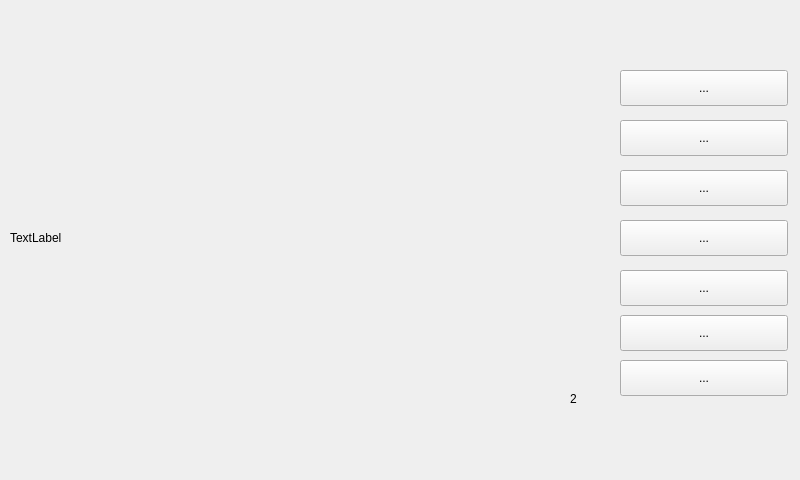
<?xml version="1.0" encoding="UTF-8"?>
<ui version="4.0">
 <class>InteHomeFurn</class>
 <widget class="QWidget" name="InteHomeFurn">
  <property name="geometry">
   <rect>
    <x>0</x>
    <y>0</y>
    <width>800</width>
    <height>480</height>
   </rect>
  </property>
  <property name="windowTitle">
   <string>Form</string>
  </property>
  <widget class="QToolButton" name="toolButton">
   <property name="geometry">
    <rect>
     <x>620</x>
     <y>70</y>
     <width>168</width>
     <height>36</height>
    </rect>
   </property>
   <property name="text">
    <string>...</string>
   </property>
  </widget>
  <widget class="QToolButton" name="toolButton_2">
   <property name="geometry">
    <rect>
     <x>620</x>
     <y>120</y>
     <width>168</width>
     <height>36</height>
    </rect>
   </property>
   <property name="text">
    <string>...</string>
   </property>
  </widget>
  <widget class="QToolButton" name="toolButton_3">
   <property name="geometry">
    <rect>
     <x>620</x>
     <y>170</y>
     <width>168</width>
     <height>36</height>
    </rect>
   </property>
   <property name="text">
    <string>...</string>
   </property>
  </widget>
  <widget class="QToolButton" name="toolButton_4">
   <property name="geometry">
    <rect>
     <x>620</x>
     <y>220</y>
     <width>168</width>
     <height>36</height>
    </rect>
   </property>
   <property name="text">
    <string>...</string>
   </property>
  </widget>
  <widget class="QToolButton" name="toolButton_5">
   <property name="geometry">
    <rect>
     <x>620</x>
     <y>270</y>
     <width>168</width>
     <height>36</height>
    </rect>
   </property>
   <property name="text">
    <string>...</string>
   </property>
  </widget>
  <widget class="QToolButton" name="toolButton_6">
   <property name="geometry">
    <rect>
     <x>620</x>
     <y>315</y>
     <width>168</width>
     <height>36</height>
    </rect>
   </property>
   <property name="text">
    <string>...</string>
   </property>
  </widget>
  <widget class="QToolButton" name="toolButton_7">
   <property name="geometry">
    <rect>
     <x>620</x>
     <y>360</y>
     <width>168</width>
     <height>36</height>
    </rect>
   </property>
   <property name="text">
    <string>...</string>
   </property>
  </widget>
  <widget class="QStackedWidget" name="stackedWidget">
   <property name="geometry">
    <rect>
     <x>10</x>
     <y>60</y>
     <width>587</width>
     <height>356</height>
    </rect>
   </property>
   <property name="frameShape">
    <enum>QFrame::NoFrame</enum>
   </property>
   <property name="currentIndex">
    <number>1</number>
   </property>
   <widget class="QWidget" name="page">
    <widget class="QLabel" name="label">
     <property name="geometry">
      <rect>
       <x>550</x>
       <y>330</y>
       <width>21</width>
       <height>17</height>
      </rect>
     </property>
     <property name="text">
      <string>1</string>
     </property>
    </widget>
    <widget class="QLabel" name="label_7">
     <property name="geometry">
      <rect>
       <x>0</x>
       <y>0</y>
       <width>587</width>
       <height>356</height>
      </rect>
     </property>
     <property name="text">
      <string>TextLabel</string>
     </property>
    </widget>
   </widget>
   <widget class="QWidget" name="page_2">
    <widget class="QLabel" name="label_2">
     <property name="geometry">
      <rect>
       <x>560</x>
       <y>330</y>
       <width>21</width>
       <height>17</height>
      </rect>
     </property>
     <property name="text">
      <string>2</string>
     </property>
    </widget>
    <widget class="QLabel" name="label_8">
     <property name="geometry">
      <rect>
       <x>0</x>
       <y>0</y>
       <width>587</width>
       <height>356</height>
      </rect>
     </property>
     <property name="text">
      <string>TextLabel</string>
     </property>
    </widget>
    <widget class="QLabel" name="sunLabel">
     <property name="geometry">
      <rect>
       <x>170</x>
       <y>156</y>
       <width>120</width>
       <height>25</height>
      </rect>
     </property>
     <property name="text">
      <string/>
     </property>
    </widget>
    <widget class="QLabel" name="paLabel">
     <property name="geometry">
      <rect>
       <x>170</x>
       <y>237</y>
       <width>120</width>
       <height>25</height>
      </rect>
     </property>
     <property name="text">
      <string/>
     </property>
    </widget>
    <widget class="QLabel" name="tempLabel">
     <property name="geometry">
      <rect>
       <x>170</x>
       <y>75</y>
       <width>120</width>
       <height>25</height>
      </rect>
     </property>
     <property name="text">
      <string/>
     </property>
    </widget>
    <widget class="QLabel" name="tempValLabel1">
     <property name="geometry">
      <rect>
       <x>450</x>
       <y>80</y>
       <width>100</width>
       <height>25</height>
      </rect>
     </property>
     <property name="text">
      <string/>
     </property>
    </widget>
    <widget class="QLabel" name="sunValLabel1">
     <property name="geometry">
      <rect>
       <x>450</x>
       <y>158</y>
       <width>100</width>
       <height>25</height>
      </rect>
     </property>
     <property name="text">
      <string/>
     </property>
    </widget>
    <widget class="QLabel" name="rainLabel">
     <property name="geometry">
      <rect>
       <x>170</x>
       <y>276</y>
       <width>120</width>
       <height>25</height>
      </rect>
     </property>
     <property name="text">
      <string/>
     </property>
    </widget>
    <widget class="QLabel" name="humLabel">
     <property name="geometry">
      <rect>
       <x>170</x>
       <y>113</y>
       <width>120</width>
       <height>25</height>
      </rect>
     </property>
     <property name="text">
      <string/>
     </property>
    </widget>
    <widget class="QLabel" name="airLabel">
     <property name="geometry">
      <rect>
       <x>170</x>
       <y>196</y>
       <width>120</width>
       <height>25</height>
      </rect>
     </property>
     <property name="text">
      <string/>
     </property>
    </widget>
    <widget class="QLabel" name="humValLabel1">
     <property name="geometry">
      <rect>
       <x>450</x>
       <y>117</y>
       <width>100</width>
       <height>25</height>
      </rect>
     </property>
     <property name="text">
      <string/>
     </property>
    </widget>
    <widget class="QLabel" name="fireLabel">
     <property name="geometry">
      <rect>
       <x>170</x>
       <y>314</y>
       <width>120</width>
       <height>25</height>
      </rect>
     </property>
     <property name="text">
      <string/>
     </property>
    </widget>
   </widget>
   <widget class="QWidget" name="page_3">
    <widget class="QLabel" name="label_3">
     <property name="geometry">
      <rect>
       <x>550</x>
       <y>330</y>
       <width>21</width>
       <height>17</height>
      </rect>
     </property>
     <property name="text">
      <string>3</string>
     </property>
    </widget>
    <widget class="QLabel" name="label_9">
     <property name="geometry">
      <rect>
       <x>0</x>
       <y>0</y>
       <width>587</width>
       <height>356</height>
      </rect>
     </property>
     <property name="text">
      <string>TextLabel</string>
     </property>
    </widget>
    <widget class="QLabel" name="gasLabel">
     <property name="geometry">
      <rect>
       <x>170</x>
       <y>82</y>
       <width>100</width>
       <height>25</height>
      </rect>
     </property>
     <property name="text">
      <string/>
     </property>
    </widget>
    <widget class="QLabel" name="manLabel">
     <property name="geometry">
      <rect>
       <x>170</x>
       <y>235</y>
       <width>100</width>
       <height>25</height>
      </rect>
     </property>
     <property name="text">
      <string/>
     </property>
    </widget>
    <widget class="QLabel" name="doorLabel">
     <property name="geometry">
      <rect>
       <x>170</x>
       <y>288</y>
       <width>100</width>
       <height>25</height>
      </rect>
     </property>
     <property name="text">
      <string/>
     </property>
    </widget>
    <widget class="QLabel" name="smogLabel">
     <property name="geometry">
      <rect>
       <x>170</x>
       <y>136</y>
       <width>100</width>
       <height>25</height>
      </rect>
     </property>
     <property name="text">
      <string/>
     </property>
    </widget>
    <widget class="QLabel" name="fengshanLabel">
     <property name="geometry">
      <rect>
       <x>380</x>
       <y>100</y>
       <width>70</width>
       <height>70</height>
      </rect>
     </property>
     <property name="frameShape">
      <enum>QFrame::WinPanel</enum>
     </property>
     <property name="text">
      <string>TextLabel</string>
     </property>
    </widget>
    <widget class="QLabel" name="yuyinLabel">
     <property name="geometry">
      <rect>
       <x>350</x>
       <y>250</y>
       <width>130</width>
       <height>55</height>
      </rect>
     </property>
     <property name="text">
      <string>TextLabel</string>
     </property>
    </widget>
    <zorder>label_9</zorder>
    <zorder>label_3</zorder>
    <zorder>gasLabel</zorder>
    <zorder>manLabel</zorder>
    <zorder>doorLabel</zorder>
    <zorder>smogLabel</zorder>
    <zorder>fengshanLabel</zorder>
    <zorder>yuyinLabel</zorder>
   </widget>
   <widget class="QWidget" name="page_4">
    <widget class="QLabel" name="label_4">
     <property name="geometry">
      <rect>
       <x>560</x>
       <y>330</y>
       <width>21</width>
       <height>17</height>
      </rect>
     </property>
     <property name="text">
      <string>4</string>
     </property>
    </widget>
    <widget class="QLabel" name="label_10">
     <property name="geometry">
      <rect>
       <x>0</x>
       <y>0</y>
       <width>587</width>
       <height>356</height>
      </rect>
     </property>
     <property name="text">
      <string>TextLabel</string>
     </property>
    </widget>
    <widget class="QGroupBox" name="groupBox_6">
     <property name="geometry">
      <rect>
       <x>20</x>
       <y>260</y>
       <width>181</width>
       <height>81</height>
      </rect>
     </property>
     <property name="title">
      <string>强电设备1</string>
     </property>
     <widget class="QToolButton" name="powerCloseTB1">
      <property name="geometry">
       <rect>
        <x>100</x>
        <y>20</y>
        <width>75</width>
        <height>25</height>
       </rect>
      </property>
      <property name="text">
       <string>强电设备1关闭</string>
      </property>
     </widget>
     <widget class="QToolButton" name="powerOpenTB1">
      <property name="geometry">
       <rect>
        <x>20</x>
        <y>20</y>
        <width>75</width>
        <height>25</height>
       </rect>
      </property>
      <property name="text">
       <string>强电设备1打开</string>
      </property>
     </widget>
     <widget class="QLabel" name="powerLabel1">
      <property name="geometry">
       <rect>
        <x>10</x>
        <y>50</y>
        <width>171</width>
        <height>20</height>
       </rect>
      </property>
      <property name="text">
       <string/>
      </property>
     </widget>
    </widget>
    <widget class="QGroupBox" name="groupBox_7">
     <property name="geometry">
      <rect>
       <x>200</x>
       <y>260</y>
       <width>181</width>
       <height>81</height>
      </rect>
     </property>
     <property name="title">
      <string>强电设备2</string>
     </property>
     <widget class="QLabel" name="powerLabel2">
      <property name="geometry">
       <rect>
        <x>10</x>
        <y>50</y>
        <width>171</width>
        <height>20</height>
       </rect>
      </property>
      <property name="text">
       <string/>
      </property>
     </widget>
     <widget class="QToolButton" name="powerOpenTB2">
      <property name="geometry">
       <rect>
        <x>20</x>
        <y>20</y>
        <width>75</width>
        <height>25</height>
       </rect>
      </property>
      <property name="text">
       <string>强电设备2打开</string>
      </property>
     </widget>
     <widget class="QToolButton" name="powerCloseTB2">
      <property name="geometry">
       <rect>
        <x>100</x>
        <y>20</y>
        <width>75</width>
        <height>25</height>
       </rect>
      </property>
      <property name="text">
       <string>强电设备2关闭</string>
      </property>
     </widget>
    </widget>
    <widget class="QGroupBox" name="groupBox">
     <property name="geometry">
      <rect>
       <x>20</x>
       <y>50</y>
       <width>110</width>
       <height>190</height>
      </rect>
     </property>
     <property name="autoFillBackground">
      <bool>false</bool>
     </property>
     <property name="title">
      <string>红外设备</string>
     </property>
     <property name="flat">
      <bool>false</bool>
     </property>
     <property name="checkable">
      <bool>false</bool>
     </property>
     <widget class="QWidget" name="layoutWidget">
      <property name="geometry">
       <rect>
        <x>13</x>
        <y>23</y>
        <width>84</width>
        <height>164</height>
       </rect>
      </property>
      <layout class="QVBoxLayout" name="verticalLayout_12">
       <item>
        <widget class="QRadioButton" name="projectorRB">
         <property name="text">
          <string>投影机</string>
         </property>
        </widget>
       </item>
       <item>
        <widget class="QRadioButton" name="televisionRB">
         <property name="text">
          <string>电视机</string>
         </property>
        </widget>
       </item>
       <item>
        <widget class="QRadioButton" name="aircondfanRB">
         <property name="text">
          <string>空调扇</string>
         </property>
        </widget>
       </item>
       <item>
        <widget class="QRadioButton" name="aircondRB">
         <property name="text">
          <string>空调</string>
         </property>
        </widget>
       </item>
       <item>
        <widget class="QRadioButton" name="speakerRB">
         <property name="text">
          <string>音箱</string>
         </property>
        </widget>
       </item>
       <item>
        <widget class="QRadioButton" name="DVDplayerRB">
         <property name="text">
          <string>DVD</string>
         </property>
        </widget>
       </item>
      </layout>
     </widget>
    </widget>
    <widget class="QStackedWidget" name="stackedWidget_2">
     <property name="geometry">
      <rect>
       <x>150</x>
       <y>50</y>
       <width>220</width>
       <height>190</height>
      </rect>
     </property>
     <property name="acceptDrops">
      <bool>false</bool>
     </property>
     <property name="autoFillBackground">
      <bool>false</bool>
     </property>
     <property name="frameShape">
      <enum>QFrame::Box</enum>
     </property>
     <property name="currentIndex">
      <number>1</number>
     </property>
     <widget class="QWidget" name="projectorPage1">
      <widget class="QLabel" name="pagelabel1">
       <property name="geometry">
        <rect>
         <x>200</x>
         <y>170</y>
         <width>20</width>
         <height>20</height>
        </rect>
       </property>
       <property name="text">
        <string>1</string>
       </property>
      </widget>
      <widget class="QToolButton" name="P1_openTB">
       <property name="geometry">
        <rect>
         <x>30</x>
         <y>80</y>
         <width>70</width>
         <height>25</height>
        </rect>
       </property>
       <property name="text">
        <string>开</string>
       </property>
      </widget>
      <widget class="QToolButton" name="P1_closeTB">
       <property name="geometry">
        <rect>
         <x>120</x>
         <y>80</y>
         <width>71</width>
         <height>25</height>
        </rect>
       </property>
       <property name="text">
        <string>关</string>
       </property>
      </widget>
     </widget>
     <widget class="QWidget" name="televisionPage2">
      <widget class="QLabel" name="pagelabel2">
       <property name="geometry">
        <rect>
         <x>200</x>
         <y>170</y>
         <width>20</width>
         <height>20</height>
        </rect>
       </property>
       <property name="text">
        <string>2</string>
       </property>
      </widget>
      <widget class="QToolButton" name="P2_openTB">
       <property name="geometry">
        <rect>
         <x>30</x>
         <y>30</y>
         <width>75</width>
         <height>25</height>
        </rect>
       </property>
       <property name="text">
        <string>开</string>
       </property>
      </widget>
      <widget class="QToolButton" name="P2_closeTB">
       <property name="geometry">
        <rect>
         <x>120</x>
         <y>30</y>
         <width>75</width>
         <height>25</height>
        </rect>
       </property>
       <property name="text">
        <string>关</string>
       </property>
      </widget>
      <widget class="QToolButton" name="P2_addsoundTB">
       <property name="geometry">
        <rect>
         <x>30</x>
         <y>65</y>
         <width>75</width>
         <height>25</height>
        </rect>
       </property>
       <property name="text">
        <string>音量+</string>
       </property>
      </widget>
      <widget class="QToolButton" name="P2_redusoundTB">
       <property name="geometry">
        <rect>
         <x>120</x>
         <y>65</y>
         <width>75</width>
         <height>25</height>
        </rect>
       </property>
       <property name="text">
        <string>音量-</string>
       </property>
      </widget>
      <widget class="QToolButton" name="P2_AVtypeTB">
       <property name="geometry">
        <rect>
         <x>50</x>
         <y>100</y>
         <width>120</width>
         <height>25</height>
        </rect>
       </property>
       <property name="text">
        <string>AV模式</string>
       </property>
      </widget>
      <widget class="QToolButton" name="P2_addchannelTB">
       <property name="geometry">
        <rect>
         <x>30</x>
         <y>135</y>
         <width>75</width>
         <height>25</height>
        </rect>
       </property>
       <property name="text">
        <string>频道+</string>
       </property>
      </widget>
      <widget class="QToolButton" name="P2_reduchannelTB">
       <property name="geometry">
        <rect>
         <x>120</x>
         <y>135</y>
         <width>75</width>
         <height>25</height>
        </rect>
       </property>
       <property name="text">
        <string>频道-</string>
       </property>
      </widget>
     </widget>
     <widget class="QWidget" name="aircondfanPage3">
      <widget class="QLabel" name="pagelabel3">
       <property name="geometry">
        <rect>
         <x>200</x>
         <y>170</y>
         <width>20</width>
         <height>20</height>
        </rect>
       </property>
       <property name="text">
        <string>3</string>
       </property>
      </widget>
      <widget class="QToolButton" name="P3_openTB">
       <property name="geometry">
        <rect>
         <x>30</x>
         <y>50</y>
         <width>75</width>
         <height>25</height>
        </rect>
       </property>
       <property name="text">
        <string>开</string>
       </property>
      </widget>
      <widget class="QToolButton" name="P3_closeTB">
       <property name="geometry">
        <rect>
         <x>120</x>
         <y>50</y>
         <width>75</width>
         <height>25</height>
        </rect>
       </property>
       <property name="text">
        <string>关</string>
       </property>
      </widget>
      <widget class="QToolButton" name="P3_windspeedTB">
       <property name="geometry">
        <rect>
         <x>30</x>
         <y>100</y>
         <width>75</width>
         <height>25</height>
        </rect>
       </property>
       <property name="text">
        <string>风速</string>
       </property>
      </widget>
      <widget class="QToolButton" name="P3_winddireTB">
       <property name="geometry">
        <rect>
         <x>120</x>
         <y>100</y>
         <width>75</width>
         <height>25</height>
        </rect>
       </property>
       <property name="text">
        <string>风向</string>
       </property>
      </widget>
     </widget>
     <widget class="QWidget" name="aircondfPage4">
      <widget class="QLabel" name="pagelabel4">
       <property name="geometry">
        <rect>
         <x>200</x>
         <y>170</y>
         <width>20</width>
         <height>20</height>
        </rect>
       </property>
       <property name="text">
        <string>4</string>
       </property>
      </widget>
      <widget class="QToolButton" name="P4_openTB">
       <property name="geometry">
        <rect>
         <x>30</x>
         <y>40</y>
         <width>75</width>
         <height>25</height>
        </rect>
       </property>
       <property name="text">
        <string>开</string>
       </property>
      </widget>
      <widget class="QToolButton" name="P4_closeTB">
       <property name="geometry">
        <rect>
         <x>120</x>
         <y>40</y>
         <width>75</width>
         <height>25</height>
        </rect>
       </property>
       <property name="text">
        <string>关</string>
       </property>
      </widget>
      <widget class="QToolButton" name="P4_presetTB">
       <property name="geometry">
        <rect>
         <x>60</x>
         <y>75</y>
         <width>120</width>
         <height>25</height>
        </rect>
       </property>
       <property name="text">
        <string>预设温度</string>
       </property>
      </widget>
      <widget class="QToolButton" name="P4_windspeedTB">
       <property name="geometry">
        <rect>
         <x>30</x>
         <y>110</y>
         <width>75</width>
         <height>25</height>
        </rect>
       </property>
       <property name="text">
        <string>风速</string>
       </property>
      </widget>
      <widget class="QToolButton" name="P4_winddireTB">
       <property name="geometry">
        <rect>
         <x>120</x>
         <y>110</y>
         <width>75</width>
         <height>25</height>
        </rect>
       </property>
       <property name="text">
        <string>风向</string>
       </property>
      </widget>
     </widget>
     <widget class="QWidget" name="speakerPage5">
      <widget class="QLabel" name="pagelabel5">
       <property name="geometry">
        <rect>
         <x>200</x>
         <y>170</y>
         <width>20</width>
         <height>20</height>
        </rect>
       </property>
       <property name="text">
        <string>5</string>
       </property>
      </widget>
      <widget class="QToolButton" name="P5_openTB">
       <property name="geometry">
        <rect>
         <x>30</x>
         <y>50</y>
         <width>75</width>
         <height>25</height>
        </rect>
       </property>
       <property name="text">
        <string>开</string>
       </property>
      </widget>
      <widget class="QToolButton" name="P5_closeTB">
       <property name="geometry">
        <rect>
         <x>120</x>
         <y>50</y>
         <width>75</width>
         <height>25</height>
        </rect>
       </property>
       <property name="text">
        <string>关</string>
       </property>
      </widget>
      <widget class="QToolButton" name="P5_addsoundTB">
       <property name="geometry">
        <rect>
         <x>30</x>
         <y>100</y>
         <width>75</width>
         <height>25</height>
        </rect>
       </property>
       <property name="text">
        <string>音量+</string>
       </property>
      </widget>
      <widget class="QToolButton" name="P5_redusoundTB">
       <property name="geometry">
        <rect>
         <x>120</x>
         <y>100</y>
         <width>75</width>
         <height>25</height>
        </rect>
       </property>
       <property name="text">
        <string>音量-</string>
       </property>
      </widget>
     </widget>
     <widget class="QWidget" name="DVDplayerPage6">
      <widget class="QLabel" name="pagelabel6">
       <property name="geometry">
        <rect>
         <x>200</x>
         <y>170</y>
         <width>20</width>
         <height>20</height>
        </rect>
       </property>
       <property name="text">
        <string>6</string>
       </property>
      </widget>
      <widget class="QToolButton" name="P6_oporclTB">
       <property name="geometry">
        <rect>
         <x>50</x>
         <y>20</y>
         <width>120</width>
         <height>25</height>
        </rect>
       </property>
       <property name="text">
        <string>开/关</string>
       </property>
      </widget>
      <widget class="QToolButton" name="P6_addsoundTB">
       <property name="geometry">
        <rect>
         <x>30</x>
         <y>55</y>
         <width>75</width>
         <height>25</height>
        </rect>
       </property>
       <property name="text">
        <string>音量+</string>
       </property>
      </widget>
      <widget class="QToolButton" name="P6_redusoundTB">
       <property name="geometry">
        <rect>
         <x>120</x>
         <y>55</y>
         <width>75</width>
         <height>25</height>
        </rect>
       </property>
       <property name="text">
        <string>音量-</string>
       </property>
      </widget>
      <widget class="QToolButton" name="P6_intooroutTB">
       <property name="geometry">
        <rect>
         <x>50</x>
         <y>85</y>
         <width>120</width>
         <height>25</height>
        </rect>
       </property>
       <property name="text">
        <string>进/出仓</string>
       </property>
      </widget>
      <widget class="QToolButton" name="P6_playorpauseTB">
       <property name="geometry">
        <rect>
         <x>50</x>
         <y>115</y>
         <width>120</width>
         <height>25</height>
        </rect>
       </property>
       <property name="text">
        <string>播放/暂停</string>
       </property>
      </widget>
      <widget class="QToolButton" name="P6_fastforwardTB">
       <property name="geometry">
        <rect>
         <x>30</x>
         <y>145</y>
         <width>75</width>
         <height>25</height>
        </rect>
       </property>
       <property name="text">
        <string>快进</string>
       </property>
      </widget>
      <widget class="QToolButton" name="P6_rewindTB">
       <property name="geometry">
        <rect>
         <x>120</x>
         <y>145</y>
         <width>75</width>
         <height>25</height>
        </rect>
       </property>
       <property name="text">
        <string>快退</string>
       </property>
      </widget>
     </widget>
    </widget>
    <widget class="QGroupBox" name="groupBox_4">
     <property name="geometry">
      <rect>
       <x>400</x>
       <y>190</y>
       <width>161</width>
       <height>51</height>
      </rect>
     </property>
     <property name="title">
      <string/>
     </property>
     <widget class="QToolButton" name="addlightTB">
      <property name="geometry">
       <rect>
        <x>60</x>
        <y>10</y>
        <width>30</width>
        <height>30</height>
       </rect>
      </property>
      <property name="minimumSize">
       <size>
        <width>30</width>
        <height>30</height>
       </size>
      </property>
      <property name="maximumSize">
       <size>
        <width>30</width>
        <height>30</height>
       </size>
      </property>
      <property name="text">
       <string>+</string>
      </property>
     </widget>
     <widget class="QToolButton" name="redulightTB">
      <property name="geometry">
       <rect>
        <x>110</x>
        <y>10</y>
        <width>30</width>
        <height>30</height>
       </rect>
      </property>
      <property name="minimumSize">
       <size>
        <width>30</width>
        <height>30</height>
       </size>
      </property>
      <property name="maximumSize">
       <size>
        <width>30</width>
        <height>30</height>
       </size>
      </property>
      <property name="text">
       <string>-</string>
      </property>
     </widget>
     <widget class="QLabel" name="label_29">
      <property name="geometry">
       <rect>
        <x>20</x>
        <y>14</y>
        <width>41</width>
        <height>21</height>
       </rect>
      </property>
      <property name="text">
       <string>调光</string>
      </property>
     </widget>
    </widget>
    <widget class="QGroupBox" name="groupBox_2">
     <property name="geometry">
      <rect>
       <x>400</x>
       <y>50</y>
       <width>161</width>
       <height>141</height>
      </rect>
     </property>
     <property name="title">
      <string/>
     </property>
     <widget class="QToolButton" name="equipcloseTB">
      <property name="geometry">
       <rect>
        <x>77</x>
        <y>40</y>
        <width>75</width>
        <height>25</height>
       </rect>
      </property>
      <property name="text">
       <string>设备关</string>
      </property>
     </widget>
     <widget class="QToolButton" name="equipopenTB">
      <property name="geometry">
       <rect>
        <x>77</x>
        <y>10</y>
        <width>75</width>
        <height>25</height>
       </rect>
      </property>
      <property name="text">
       <string>设备开</string>
      </property>
     </widget>
     <widget class="QToolButton" name="equipstopTB">
      <property name="geometry">
       <rect>
        <x>77</x>
        <y>70</y>
        <width>75</width>
        <height>25</height>
       </rect>
      </property>
      <property name="text">
       <string>设备停</string>
      </property>
     </widget>
     <widget class="QLabel" name="curtainLabel">
      <property name="geometry">
       <rect>
        <x>10</x>
        <y>110</y>
        <width>141</width>
        <height>21</height>
       </rect>
      </property>
      <property name="text">
       <string/>
      </property>
     </widget>
     <widget class="QWidget" name="layoutWidget">
      <property name="geometry">
       <rect>
        <x>30</x>
        <y>10</y>
        <width>21</width>
        <height>81</height>
       </rect>
      </property>
      <layout class="QVBoxLayout" name="verticalLayout">
       <item>
        <widget class="QLabel" name="label_13">
         <property name="text">
          <string>窗</string>
         </property>
        </widget>
       </item>
       <item>
        <widget class="QLabel" name="label_14">
         <property name="text">
          <string>帘</string>
         </property>
        </widget>
       </item>
      </layout>
     </widget>
    </widget>
    <widget class="QToolButton" name="toolButton_8">
     <property name="geometry">
      <rect>
       <x>500</x>
       <y>280</y>
       <width>60</width>
       <height>60</height>
      </rect>
     </property>
     <property name="text">
      <string>...</string>
     </property>
    </widget>
   </widget>
   <widget class="QWidget" name="page_5">
    <widget class="QLabel" name="label_5">
     <property name="geometry">
      <rect>
       <x>550</x>
       <y>330</y>
       <width>21</width>
       <height>17</height>
      </rect>
     </property>
     <property name="text">
      <string>5</string>
     </property>
    </widget>
    <widget class="QLabel" name="label_11">
     <property name="geometry">
      <rect>
       <x>0</x>
       <y>0</y>
       <width>587</width>
       <height>356</height>
      </rect>
     </property>
     <property name="text">
      <string>TextLabel</string>
     </property>
    </widget>
    <widget class="QLabel" name="pix1Label">
     <property name="geometry">
      <rect>
       <x>223</x>
       <y>42</y>
       <width>30</width>
       <height>30</height>
      </rect>
     </property>
     <property name="text">
      <string>TextLabel</string>
     </property>
    </widget>
    <widget class="QLabel" name="pix8Label">
     <property name="geometry">
      <rect>
       <x>500</x>
       <y>147</y>
       <width>30</width>
       <height>30</height>
      </rect>
     </property>
     <property name="text">
      <string>TextLabel</string>
     </property>
    </widget>
    <widget class="QLabel" name="pix9Label">
     <property name="geometry">
      <rect>
       <x>223</x>
       <y>182</y>
       <width>30</width>
       <height>30</height>
      </rect>
     </property>
     <property name="text">
      <string>TextLabel</string>
     </property>
    </widget>
    <widget class="QLabel" name="pix2Label">
     <property name="geometry">
      <rect>
       <x>500</x>
       <y>42</y>
       <width>30</width>
       <height>30</height>
      </rect>
     </property>
     <property name="text">
      <string>TextLabel</string>
     </property>
    </widget>
    <widget class="QLabel" name="pix6Label">
     <property name="geometry">
      <rect>
       <x>500</x>
       <y>112</y>
       <width>30</width>
       <height>30</height>
      </rect>
     </property>
     <property name="text">
      <string>TextLabel</string>
     </property>
    </widget>
    <widget class="QLabel" name="pix18Label">
     <property name="geometry">
      <rect>
       <x>500</x>
       <y>322</y>
       <width>30</width>
       <height>30</height>
      </rect>
     </property>
     <property name="text">
      <string>TextLabel</string>
     </property>
    </widget>
    <widget class="QLabel" name="pix10Label">
     <property name="geometry">
      <rect>
       <x>500</x>
       <y>182</y>
       <width>30</width>
       <height>30</height>
      </rect>
     </property>
     <property name="text">
      <string>TextLabel</string>
     </property>
    </widget>
    <widget class="QLabel" name="pix17Label">
     <property name="geometry">
      <rect>
       <x>223</x>
       <y>322</y>
       <width>30</width>
       <height>30</height>
      </rect>
     </property>
     <property name="text">
      <string>TextLabel</string>
     </property>
    </widget>
    <widget class="QLabel" name="pix5Label">
     <property name="geometry">
      <rect>
       <x>223</x>
       <y>112</y>
       <width>30</width>
       <height>30</height>
      </rect>
     </property>
     <property name="text">
      <string>TextLabel</string>
     </property>
    </widget>
    <widget class="QLabel" name="pix15Label">
     <property name="geometry">
      <rect>
       <x>223</x>
       <y>287</y>
       <width>30</width>
       <height>30</height>
      </rect>
     </property>
     <property name="text">
      <string>TextLabel</string>
     </property>
    </widget>
    <widget class="QLabel" name="pix4Label">
     <property name="geometry">
      <rect>
       <x>500</x>
       <y>77</y>
       <width>30</width>
       <height>30</height>
      </rect>
     </property>
     <property name="text">
      <string>TextLabel</string>
     </property>
    </widget>
    <widget class="QLabel" name="pix11Label">
     <property name="geometry">
      <rect>
       <x>223</x>
       <y>217</y>
       <width>30</width>
       <height>30</height>
      </rect>
     </property>
     <property name="text">
      <string>TextLabel</string>
     </property>
    </widget>
    <widget class="QLabel" name="pix16Label">
     <property name="geometry">
      <rect>
       <x>500</x>
       <y>287</y>
       <width>30</width>
       <height>30</height>
      </rect>
     </property>
     <property name="text">
      <string>TextLabel</string>
     </property>
    </widget>
    <widget class="QLabel" name="pix12Label">
     <property name="geometry">
      <rect>
       <x>500</x>
       <y>217</y>
       <width>30</width>
       <height>30</height>
      </rect>
     </property>
     <property name="text">
      <string>TextLabel</string>
     </property>
    </widget>
    <widget class="QLabel" name="pix7Label">
     <property name="geometry">
      <rect>
       <x>223</x>
       <y>147</y>
       <width>30</width>
       <height>30</height>
      </rect>
     </property>
     <property name="text">
      <string>TextLabel</string>
     </property>
    </widget>
    <widget class="QLabel" name="pix3Label">
     <property name="geometry">
      <rect>
       <x>223</x>
       <y>77</y>
       <width>30</width>
       <height>30</height>
      </rect>
     </property>
     <property name="text">
      <string>TextLabel</string>
     </property>
    </widget>
    <widget class="QLabel" name="pix14Label">
     <property name="geometry">
      <rect>
       <x>500</x>
       <y>252</y>
       <width>30</width>
       <height>30</height>
      </rect>
     </property>
     <property name="text">
      <string>TextLabel</string>
     </property>
    </widget>
    <widget class="QLabel" name="pix13Label">
     <property name="geometry">
      <rect>
       <x>223</x>
       <y>252</y>
       <width>30</width>
       <height>30</height>
      </rect>
     </property>
     <property name="text">
      <string>TextLabel</string>
     </property>
    </widget>
   </widget>
   <widget class="QWidget" name="page_6">
    <widget class="QLabel" name="label_6">
     <property name="geometry">
      <rect>
       <x>550</x>
       <y>330</y>
       <width>21</width>
       <height>17</height>
      </rect>
     </property>
     <property name="text">
      <string>6</string>
     </property>
    </widget>
    <widget class="QLabel" name="label_12">
     <property name="geometry">
      <rect>
       <x>0</x>
       <y>0</y>
       <width>587</width>
       <height>356</height>
      </rect>
     </property>
     <property name="text">
      <string>TextLabel</string>
     </property>
    </widget>
    <widget class="QLabel" name="sunValLabel6">
     <property name="geometry">
      <rect>
       <x>228</x>
       <y>120</y>
       <width>100</width>
       <height>25</height>
      </rect>
     </property>
     <property name="text">
      <string/>
     </property>
    </widget>
    <widget class="QLabel" name="tempValLabel6">
     <property name="geometry">
      <rect>
       <x>228</x>
       <y>170</y>
       <width>100</width>
       <height>25</height>
      </rect>
     </property>
     <property name="text">
      <string/>
     </property>
    </widget>
    <widget class="QLabel" name="humValLabel6">
     <property name="geometry">
      <rect>
       <x>228</x>
       <y>215</y>
       <width>100</width>
       <height>25</height>
      </rect>
     </property>
     <property name="text">
      <string/>
     </property>
    </widget>
    <widget class="QLineEdit" name="sunLineEdit">
     <property name="geometry">
      <rect>
       <x>390</x>
       <y>120</y>
       <width>151</width>
       <height>27</height>
      </rect>
     </property>
    </widget>
    <widget class="QLineEdit" name="tempLineEdit">
     <property name="geometry">
      <rect>
       <x>390</x>
       <y>170</y>
       <width>151</width>
       <height>27</height>
      </rect>
     </property>
    </widget>
    <widget class="QLineEdit" name="humLineEdit">
     <property name="geometry">
      <rect>
       <x>390</x>
       <y>215</y>
       <width>151</width>
       <height>27</height>
      </rect>
     </property>
    </widget>
    <widget class="QToolButton" name="toolButton_9">
     <property name="geometry">
      <rect>
       <x>390</x>
       <y>280</y>
       <width>168</width>
       <height>36</height>
      </rect>
     </property>
     <property name="text">
      <string>...</string>
     </property>
    </widget>
   </widget>
  </widget>
 </widget>
 <resources/>
 <connections/>
</ui>
